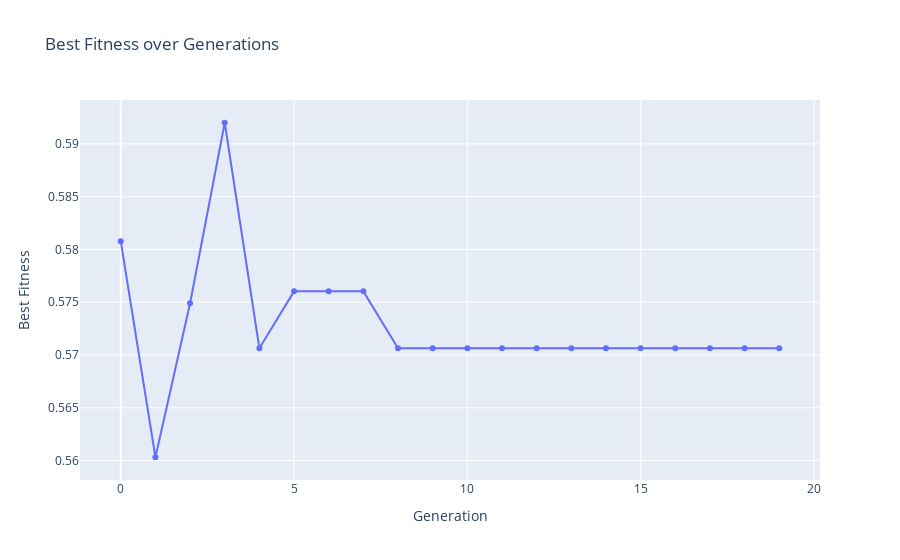

The notebook cell this image was saved under:
### Code cell
"""
Curva de convergência
"""

fig = go.Figure()
fig.add_trace(
    go.Scatter(
        x=list(range(ga.max_iter)),
        y=ga.generation_best_Y,
        mode="lines+markers",
        name="Best Fitness",
    )
)
fig.update_layout(
    title="Best Fitness over Generations",
    xaxis_title="Generation",
    yaxis_title="Best Fitness",
)
fig.show()

### Figure 1 — Plotly figure (JSON) as saved in the notebook; plotly's stock layout.template omitted (floating-point values rounded to 4 significant figures)
{"data": [{"mode": "lines+markers", "name": "Best Fitness", "type": "scatter", "x": [0, 1, 2, 3, 4, 5, 6, 7, 8, 9, 10, 11, 12, 13, 14, 15, 16, 17, 18, 19], "y": [0.5808, 0.5603, 0.5749, 0.592, 0.5706, 0.576, 0.576, 0.576, 0.5706, 0.5706, 0.5706, 0.5706, 0.5706, 0.5706, 0.5706, 0.5706, 0.5706, 0.5706, 0.5706, 0.5706]}], "layout": {"title": {"text": "Best Fitness over Generations"}, "xaxis": {"title": {"text": "Generation"}}, "yaxis": {"title": {"text": "Best Fitness"}}}}
